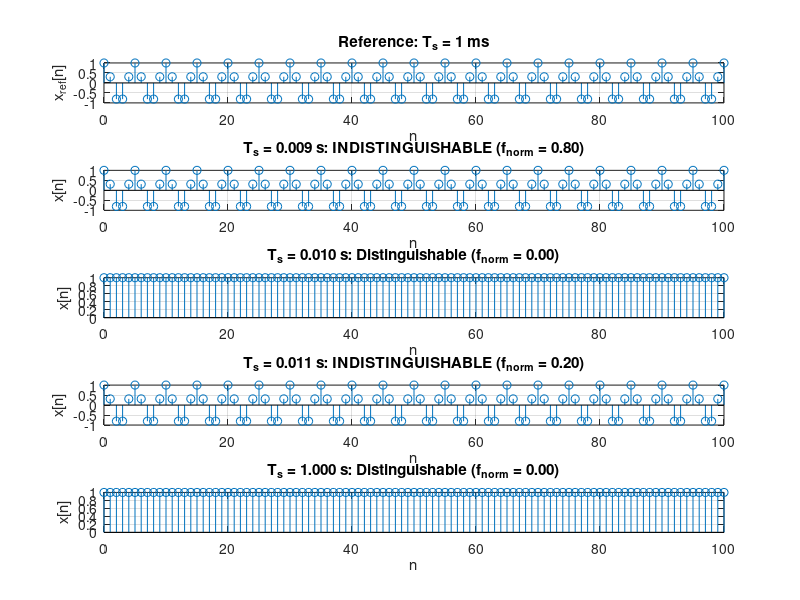

Reproduce this figure in MATLAB.
% Original parameters
f0 = 200;                   % Signal frequency (Hz)
Ts_ref = 0.001;             % Reference sampling period (1 ms)
duration = 100;             % Extended duration (seconds) to capture more samples
t_ref = 0:Ts_ref:duration;  % Extended time vector for reference signal
x_ref = cos(2*pi*f0*t_ref); % Reference signal

% Test sampling periods
% Ts_test = [0.003, 0.004, 0.005, 10.001]; 
% Ts_test = [0.006, 0.007, 0.008, 0.099]; % 6ms, 7ms, 8ms, 99ms
Ts_test = [0.009, 0.010, 0.011, 1]; 

% Plot reference signal (first 100 samples)
figure;
subplot(length(Ts_test)+1, 1, 1);
n_ref = 0:100; % Plot first 100 samples
stem(n_ref, x_ref(1:length(n_ref))); grid on;
title('Reference: T_s = 1 ms');
xlabel('n'), ylabel('x_{ref}[n]');

% Check each test Ts
for i = 1:length(Ts_test)
    Ts = Ts_test(i);
    t = 0:Ts:duration;      % Extended time vector for test signal
    x = cos(2*pi*f0*t);     % Sampled signal
    
    % Compute normalized frequency
    f_norm = f0 * Ts; 
    f_norm_mod = mod(f_norm, 1); % Modulo 1
    
    % Check if indistinguishable
    if abs(f_norm_mod - 0.2) < 1e-6 || abs(f_norm_mod - 0.8) < 1e-6
        result = 'INDISTINGUISHABLE';
    else
        result = 'Distinguishable';
    end
    
    % Plot first 100 samples (or all if fewer)
    subplot(length(Ts_test)+1, 1, i+1);
    n = 0:min(100, length(x)-1); 
    stem(n, x(1:length(n))), grid on;
    title(sprintf('T_s = %.3f s: %s (f_{norm} = %.2f)', Ts, result, f_norm_mod));
    xlabel('n'), ylabel('x[n]');
end
